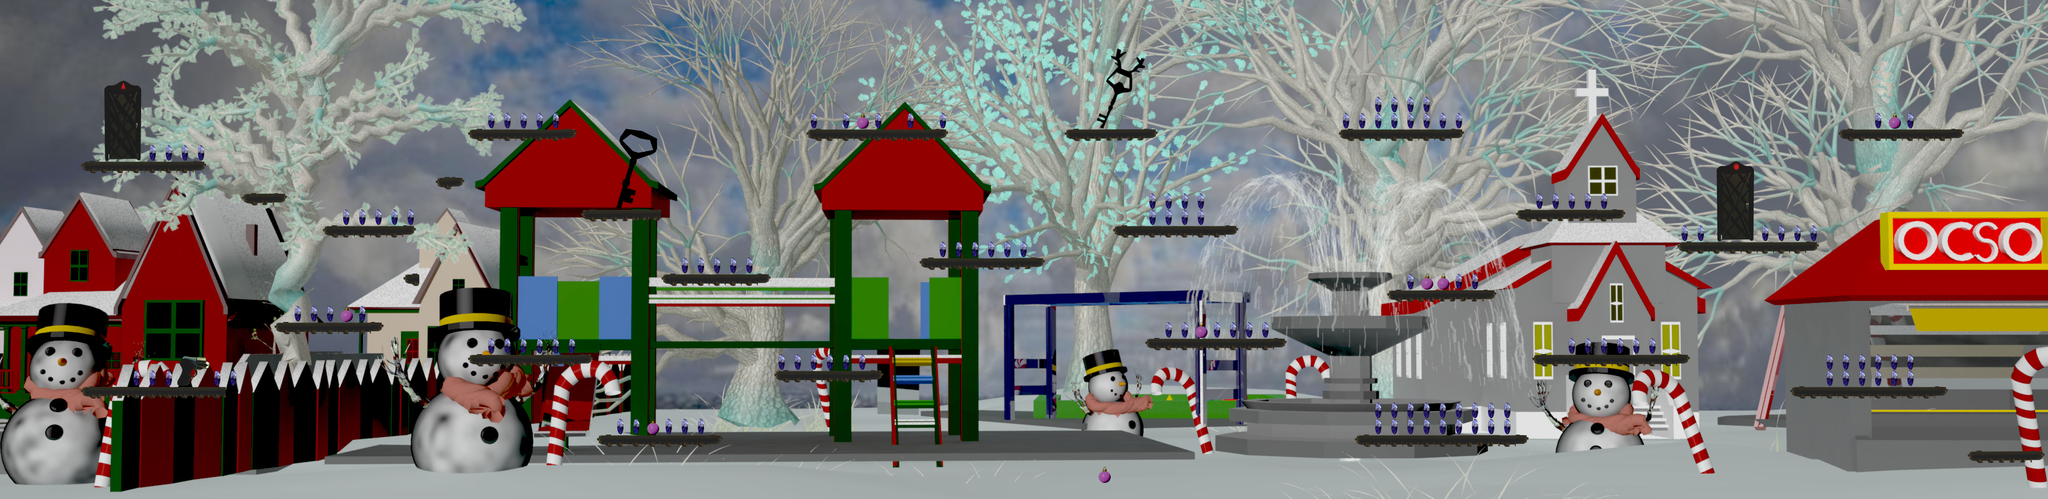

The image is a tile-based game level rendered from a .tmx file. Its description and source (layers, tilesets, objects; grid data summarised) follow:
An orthogonal 127x31 tile map with 32x32 px tiles, 5 tile layers (Fondo, BloquesParedes, ParedesPlataformas, PuertaCerrada1, ...), 2 hidden layers not drawn, 11 tilesets.

<map version="1.0" orientation="orthogonal" renderorder="right-down" width="127" height="31" tilewidth="32" tileheight="32" nextobjectid="1">
 <tileset firstgid="1" name="Fondo" tilewidth="32" tileheight="32" tilecount="3937" columns="127">
  <image source="Nivel2_2.jpg" trans="ff00ff" width="4080" height="1000" />
 </tileset>
 <tileset firstgid="3938" name="plataforma" tilewidth="32" tileheight="32" tilecount="54" columns="6">
  <image source="Plataforma00012.png" trans="ff00ff" width="192" height="288" />
 </tileset>
 <tileset firstgid="3992" name="Vidas" tilewidth="32" tileheight="32" tilecount="1" columns="1">
  <image source="vida.png" trans="ff00ff" width="32" height="32" />
  <tile id="0">
   <properties>
    <property name="tipo" value="pildora" />
   </properties>
  </tile>
 </tileset>
 <tileset firstgid="3993" name="cois" tilewidth="32" tileheight="32" tilecount="8" columns="8">
  <image source="coins.png" trans="ff00ff" width="256" height="32" />
  <tile id="3">
   <properties>
    <property name="tipo" value="coin" />
   </properties>
   <animation>
    <frame tileid="0" duration="100" />
    <frame tileid="1" duration="150" />
    <frame tileid="2" duration="150" />
    <frame tileid="3" duration="150" />
    <frame tileid="4" duration="150" />
    <frame tileid="5" duration="150" />
    <frame tileid="6" duration="150" />
    <frame tileid="7" duration="150" />
   </animation>
  </tile>
 </tileset>
 <tileset firstgid="4001" name="LlaveA" tilewidth="32" tileheight="32" tilecount="15" columns="3">
  <image source="llave.png" trans="ff00ff" width="96" height="160" />
  <tile id="0">
   <properties>
    <property name="tipo" value="llave1" />
   </properties>
  </tile>
  <tile id="1">
   <properties>
    <property name="tipo" value="llave1" />
   </properties>
  </tile>
  <tile id="2">
   <properties>
    <property name="tipo" value="llave1" />
   </properties>
  </tile>
  <tile id="3">
   <properties>
    <property name="tipo" value="llave1" />
   </properties>
  </tile>
  <tile id="4">
   <properties>
    <property name="tipo" value="llave1" />
   </properties>
  </tile>
  <tile id="5">
   <properties>
    <property name="tipo" value="llave1" />
   </properties>
  </tile>
  <tile id="6">
   <properties>
    <property name="tipo" value="llave1" />
   </properties>
  </tile>
  <tile id="7">
   <properties>
    <property name="tipo" value="llave1" />
   </properties>
  </tile>
  <tile id="8">
   <properties>
    <property name="tipo" value="llave1" />
   </properties>
  </tile>
  <tile id="9">
   <properties>
    <property name="tipo" value="llave1" />
   </properties>
  </tile>
  <tile id="10">
   <properties>
    <property name="tipo" value="llave1" />
   </properties>
  </tile>
  <tile id="11">
   <properties>
    <property name="tipo" value="llave1" />
   </properties>
  </tile>
  <tile id="12">
   <properties>
    <property name="tipo" value="llave1" />
   </properties>
  </tile>
  <tile id="13">
   <properties>
    <property name="tipo" value="llave1" />
   </properties>
  </tile>
  <tile id="14">
   <properties>
    <property name="tipo" value="llave1" />
   </properties>
  </tile>
 </tileset>
 <tileset firstgid="4016" name="LlaveB" tilewidth="32" tileheight="32" tilecount="15" columns="3">
  <image source="llave0001.png" trans="ff00ff" width="96" height="160" />
  <tile id="0">
   <properties>
    <property name="tipo" value="llave2" />
   </properties>
  </tile>
  <tile id="1">
   <properties>
    <property name="tipo" value="llave2" />
   </properties>
  </tile>
  <tile id="2">
   <properties>
    <property name="tipo" value="llave2" />
   </properties>
  </tile>
  <tile id="3">
   <properties>
    <property name="tipo" value="llave2" />
   </properties>
  </tile>
  <tile id="4">
   <properties>
    <property name="tipo" value="llave2" />
   </properties>
  </tile>
  <tile id="5">
   <properties>
    <property name="tipo" value="llave2" />
   </properties>
  </tile>
  <tile id="6">
   <properties>
    <property name="tipo" value="llave2" />
   </properties>
  </tile>
  <tile id="7">
   <properties>
    <property name="tipo" value="llave2" />
   </properties>
  </tile>
  <tile id="8">
   <properties>
    <property name="tipo" value="llave2" />
   </properties>
  </tile>
  <tile id="9">
   <properties>
    <property name="tipo" value="llave2" />
   </properties>
  </tile>
  <tile id="10">
   <properties>
    <property name="tipo" value="llave2" />
   </properties>
  </tile>
  <tile id="11">
   <properties>
    <property name="tipo" value="llave2" />
   </properties>
  </tile>
  <tile id="12">
   <properties>
    <property name="tipo" value="llave2" />
   </properties>
  </tile>
  <tile id="13">
   <properties>
    <property name="tipo" value="llave2" />
   </properties>
  </tile>
  <tile id="14">
   <properties>
    <property name="tipo" value="llave2" />
   </properties>
  </tile>
 </tileset>
 <tileset firstgid="4031" name="Pistola" tilewidth="32" tileheight="32" tilecount="4" columns="2">
  <image source="pistola.png" trans="ff00ff" width="64" height="64" />
  <tile id="0">
   <properties>
    <property name="tipo" value="pistolita" />
   </properties>
  </tile>
  <tile id="1">
   <properties>
    <property name="tipo" value="pistolita" />
   </properties>
  </tile>
  <tile id="2">
   <properties>
    <property name="tipo" value="pistolita" />
   </properties>
  </tile>
  <tile id="3">
   <properties>
    <property name="tipo" value="pistolita" />
   </properties>
  </tile>
 </tileset>
 <tileset firstgid="4035" name="PuertaCA" tilewidth="32" tileheight="32" tilecount="30" columns="6">
  <image source="puertaSol.png" trans="ff00ff" width="192" height="160" />
  <tile id="0">
   <animation>
    <frame tileid="0" duration="100" />
    <frame tileid="3" duration="100" />
   </animation>
  </tile>
  <tile id="1">
   <animation>
    <frame tileid="1" duration="100" />
    <frame tileid="4" duration="100" />
   </animation>
  </tile>
  <tile id="2">
   <animation>
    <frame tileid="2" duration="100" />
    <frame tileid="5" duration="100" />
   </animation>
  </tile>
  <tile id="6">
   <animation>
    <frame tileid="6" duration="100" />
    <frame tileid="9" duration="100" />
   </animation>
  </tile>
  <tile id="7">
   <animation>
    <frame tileid="7" duration="100" />
    <frame tileid="10" duration="100" />
   </animation>
  </tile>
  <tile id="8">
   <animation>
    <frame tileid="8" duration="100" />
    <frame tileid="11" duration="100" />
   </animation>
  </tile>
  <tile id="12">
   <animation>
    <frame tileid="12" duration="100" />
    <frame tileid="15" duration="100" />
   </animation>
  </tile>
  <tile id="13">
   <animation>
    <frame tileid="13" duration="100" />
    <frame tileid="16" duration="100" />
   </animation>
  </tile>
  <tile id="14">
   <animation>
    <frame tileid="14" duration="100" />
    <frame tileid="17" duration="100" />
   </animation>
  </tile>
  <tile id="18">
   <animation>
    <frame tileid="18" duration="100" />
    <frame tileid="21" duration="100" />
   </animation>
  </tile>
  <tile id="19">
   <animation>
    <frame tileid="19" duration="100" />
    <frame tileid="22" duration="100" />
   </animation>
  </tile>
  <tile id="20">
   <animation>
    <frame tileid="20" duration="100" />
    <frame tileid="23" duration="100" />
   </animation>
  </tile>
  <tile id="24">
   <animation>
    <frame tileid="24" duration="100" />
    <frame tileid="27" duration="100" />
   </animation>
  </tile>
  <tile id="25">
   <animation>
    <frame tileid="25" duration="100" />
    <frame tileid="28" duration="100" />
   </animation>
  </tile>
  <tile id="26">
   <animation>
    <frame tileid="26" duration="100" />
    <frame tileid="29" duration="100" />
   </animation>
  </tile>
 </tileset>
 <tileset firstgid="4065" name="PuertaCB" tilewidth="32" tileheight="32" tilecount="30" columns="6">
  <image source="puertaArbol.png" trans="ff00ff" width="192" height="160" />
  <tile id="0">
   <animation>
    <frame tileid="0" duration="100" />
    <frame tileid="3" duration="100" />
   </animation>
  </tile>
  <tile id="1">
   <animation>
    <frame tileid="1" duration="100" />
    <frame tileid="4" duration="100" />
   </animation>
  </tile>
  <tile id="2">
   <animation>
    <frame tileid="2" duration="100" />
    <frame tileid="5" duration="100" />
   </animation>
  </tile>
  <tile id="6">
   <animation>
    <frame tileid="6" duration="100" />
    <frame tileid="9" duration="100" />
   </animation>
  </tile>
  <tile id="7">
   <animation>
    <frame tileid="7" duration="100" />
    <frame tileid="10" duration="100" />
   </animation>
  </tile>
  <tile id="8">
   <animation>
    <frame tileid="8" duration="100" />
    <frame tileid="11" duration="100" />
   </animation>
  </tile>
  <tile id="12">
   <animation>
    <frame tileid="12" duration="100" />
    <frame tileid="15" duration="100" />
   </animation>
  </tile>
  <tile id="13">
   <animation>
    <frame tileid="13" duration="100" />
    <frame tileid="16" duration="100" />
   </animation>
  </tile>
  <tile id="14">
   <animation>
    <frame tileid="14" duration="100" />
    <frame tileid="17" duration="100" />
   </animation>
  </tile>
  <tile id="18">
   <animation>
    <frame tileid="18" duration="100" />
    <frame tileid="21" duration="100" />
   </animation>
  </tile>
  <tile id="19">
   <animation>
    <frame tileid="19" duration="100" />
    <frame tileid="22" duration="100" />
   </animation>
  </tile>
  <tile id="20">
   <animation>
    <frame tileid="20" duration="100" />
    <frame tileid="23" duration="100" />
   </animation>
  </tile>
  <tile id="24">
   <animation>
    <frame tileid="24" duration="100" />
    <frame tileid="27" duration="100" />
   </animation>
  </tile>
  <tile id="25">
   <animation>
    <frame tileid="25" duration="100" />
    <frame tileid="28" duration="100" />
   </animation>
  </tile>
  <tile id="26">
   <animation>
    <frame tileid="26" duration="100" />
    <frame tileid="29" duration="100" />
   </animation>
  </tile>
 </tileset>
 <tileset firstgid="4095" name="PuertaAA" tilewidth="32" tileheight="32" tilecount="105" columns="21">
  <image source="puertaAbiertaS.png" trans="ff00ff" width="672" height="160" />
  <tile id="8">
   <properties>
    <property name="tipo" value="puertaA" />
   </properties>
  </tile>
  <tile id="9">
   <properties>
    <property name="tipo" value="puertaA" />
   </properties>
  </tile>
  <tile id="10">
   <properties>
    <property name="tipo" value="puertaA" />
   </properties>
  </tile>
  <tile id="29">
   <properties>
    <property name="tipo" value="puertaA" />
   </properties>
  </tile>
  <tile id="30">
   <properties>
    <property name="tipo" value="puertaA" />
   </properties>
  </tile>
  <tile id="31">
   <properties>
    <property name="tipo" value="puertaA" />
   </properties>
  </tile>
  <tile id="50">
   <properties>
    <property name="tipo" value="puertaA" />
   </properties>
  </tile>
  <tile id="51">
   <properties>
    <property name="tipo" value="puertaA" />
   </properties>
  </tile>
  <tile id="52">
   <properties>
    <property name="tipo" value="puertaA" />
   </properties>
  </tile>
  <tile id="71">
   <properties>
    <property name="tipo" value="puertaA" />
   </properties>
  </tile>
  <tile id="72">
   <properties>
    <property name="tipo" value="puertaA" />
   </properties>
  </tile>
  <tile id="73">
   <properties>
    <property name="tipo" value="puertaA" />
   </properties>
  </tile>
  <tile id="92">
   <properties>
    <property name="tipo" value="puertaA" />
   </properties>
  </tile>
  <tile id="93">
   <properties>
    <property name="tipo" value="puertaA" />
   </properties>
  </tile>
  <tile id="94">
   <properties>
    <property name="tipo" value="puertaA" />
   </properties>
  </tile>
 </tileset>
 <tileset firstgid="4200" name="PuertaAB" tilewidth="32" tileheight="32" tilecount="105" columns="21">
  <image source="puertaAbiertaA.png" trans="ff00ff" width="672" height="160" />
  <tile id="8">
   <properties>
    <property name="tipo" value="puertaA2" />
   </properties>
  </tile>
  <tile id="9">
   <properties>
    <property name="tipo" value="puertaA2" />
   </properties>
  </tile>
  <tile id="10">
   <properties>
    <property name="tipo" value="puertaA2" />
   </properties>
  </tile>
  <tile id="29">
   <properties>
    <property name="tipo" value="puertaA2" />
   </properties>
  </tile>
  <tile id="30">
   <properties>
    <property name="tipo" value="puertaA2" />
   </properties>
  </tile>
  <tile id="31">
   <properties>
    <property name="tipo" value="puertaA2" />
   </properties>
  </tile>
  <tile id="50">
   <properties>
    <property name="tipo" value="puertaA2" />
   </properties>
  </tile>
  <tile id="51">
   <properties>
    <property name="tipo" value="puertaA2" />
   </properties>
  </tile>
  <tile id="52">
   <properties>
    <property name="tipo" value="puertaA2" />
   </properties>
  </tile>
  <tile id="71">
   <properties>
    <property name="tipo" value="puertaA2" />
   </properties>
  </tile>
  <tile id="72">
   <properties>
    <property name="tipo" value="puertaA2" />
   </properties>
  </tile>
  <tile id="73">
   <properties>
    <property name="tipo" value="puertaA2" />
   </properties>
  </tile>
  <tile id="92">
   <properties>
    <property name="tipo" value="puertaA2" />
   </properties>
  </tile>
  <tile id="93">
   <properties>
    <property name="tipo" value="puertaA2" />
   </properties>
  </tile>
  <tile id="94">
   <properties>
    <property name="tipo" value="puertaA2" />
   </properties>
  </tile>
 </tileset>
 <layer name="Fondo" width="127" height="31">
  <data>[3937 cells, 3936 non-empty, 3936 distinct tile ids]</data>
 </layer>
 <layer name="BloquesParedes" width="127" height="31">
  <data>[3937 cells, 532 non-empty, 228 distinct tile ids]</data>
 </layer>
 <layer name="ParedesPlataformas" width="127" height="31">
  <data>[3937 cells, 24 non-empty, 1 distinct tile ids]</data>
 </layer>
 <layer name="PuertaCerrada1" width="127" height="31">
  <data>[3937 cells, 15 non-empty, 15 distinct tile ids]</data>
 </layer>
 <layer name="PuertaAbierta1" width="127" height="31" visible="0">
  <data>[3937 cells, 15 non-empty, 12 distinct tile ids]</data>
 </layer>
 <layer name="puertaCerrada2" width="127" height="31">
  <data>[3937 cells, 15 non-empty, 15 distinct tile ids]</data>
 </layer>
 <layer name="puertaAbierta2" width="127" height="31" visible="0">
  <data>[3937 cells, 15 non-empty, 12 distinct tile ids]</data>
 </layer>
</map>
